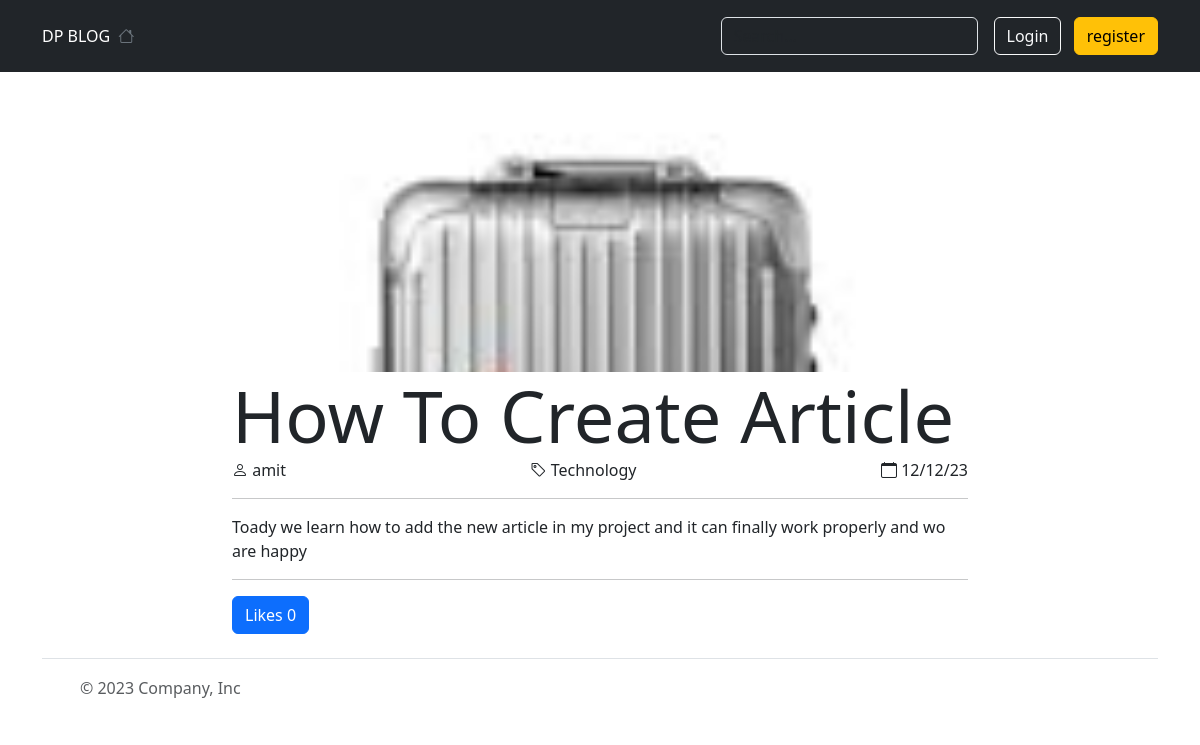
The app's page /article/3/detail with its own data.
### blog/models.py (models this page shows, shortened)
class Article(models.Model):
    title= models.CharField("Article title", max_length=100)
    image = models.ImageField("Article title ", upload_to="article/image")
    content = models.TextField()
    topic = models.ForeignKey(Topic, on_delete=models.CASCADE)
    create_at = models.DateTimeField(auto_now=True)
    author = models.ForeignKey("auth.user",on_delete=models.CASCADE)
    like = models.PositiveIntegerField("Total like ",default=0)

class Topic(models.Model):
    name = models.CharField(max_length=50)
    def __str__(self):
        return self.name

### blog/views.py (the view)
# urls.py: path('article/<int:id>/detail', views.detail_view, name='detail'),
def detail_view(request, id):
    ctx = {'article': Article.objects.get(id=id)}
    return render(request, 'blog/detail.html', ctx)

### templates/blog/detail.html (shortened to what this page needs)
{% extends 'layout/base.html' %}
{% load static %}
{% block content %}
<div class="container-fluid px-0">
    <img src="{{article.image.url}}" alt="{{article.title}}" class="article-img">
</div>
<div class="container ">
    <div class="row">
        <div class="col-lg-8 mx-auto ">
            <div class="display-2">
                <strong>
                    {{article.title|title}}
                </strong>
            </div>
            <div class="info d-flex justify-content-between">
                <span>
                    <i class="bi bi-person"></i>
                    {{article.author}}
                </span>
                <span>
                    <i class="bi bi-tag"></i>
                    {{article.topic}}
                </span>
                <span>
                    <i class=" bi bi-calendar"></i>
                    {{article.create_at|date:"d/m/y"}}
                </span>
            </div>
            <hr>
            {{article.content}}
            <hr>
            {% if article.author == user %}
            <a href="{% url 'edit' article.id %}" class=" btn btn-sm btn-outline-secondary">edit</a>
            <a href="{% url 'delete' article.id %}" class=" btn btn-sm btn-danger">delete</a>
            {% else %}
            <a class="btn btn-primary"
            href="{% url 'inc_like' article.id %}"
            role="button">Likes {{article.like}}</a>
            {% endif %}
        </div>
    </div>
</div>
{% endblock %}

### templates/blog/detail.html (style rules this page uses)
.article-img { width: 100%; height: 300px; object-fit: cover; object-position: center; }

### records on screen
Article: image (picture), title "How To Create Article", author "amit", topic "Technology", create_at "12/12/23", content "Toady we learn how to add the new article in my project and it can finally work properly and wo are happy", like "0"
